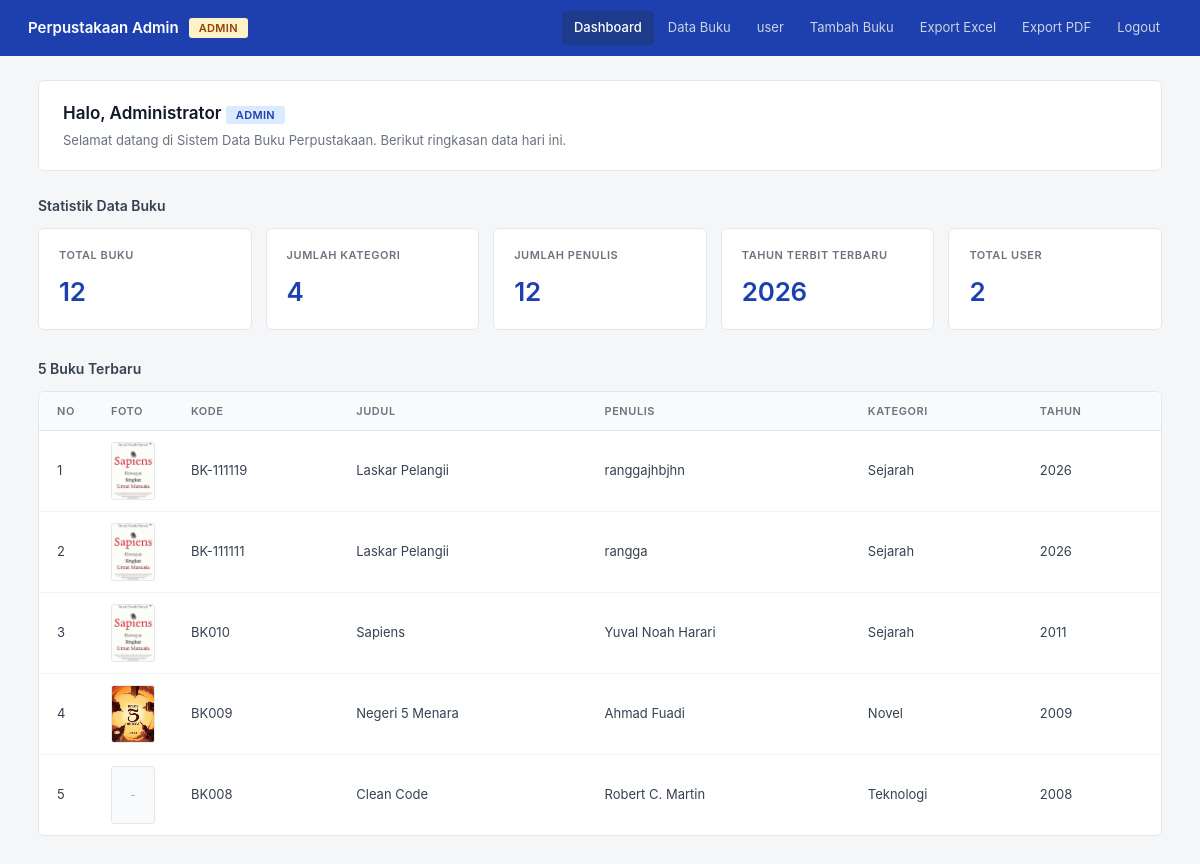
/pages/dashboard.php (signed in), run on the app's committed database.
### tables this page shows
CREATE TABLE `books` (
  `id` int(11) NOT NULL AUTO_INCREMENT,
  `kode_buku` varchar(20) NOT NULL,
  `judul` varchar(150) NOT NULL,
  `penulis` varchar(100) NOT NULL,
  `kategori` varchar(50) NOT NULL,
  `tahun_terbit` year(4) NOT NULL,
  `penerbit` varchar(100) NOT NULL,
  `foto` varchar(255) DEFAULT NULL,
  `created_at` timestamp NOT NULL DEFAULT current_timestamp(),
  PRIMARY KEY (`id`),
  UNIQUE KEY `kode_buku` (`kode_buku`)
);

### config/auth.php (called while the page is built, shortened)
<?php
function hasRole($role) {
    return isset($_SESSION['role']) && $_SESSION['role'] === $role;
}
?>

### pages/dashboard.php (the view, shortened to what this page needs)
<?php
include '../config/auth.php';
include '../config/koneksi.php';
$q1 = mysqli_query($conn, "SELECT COUNT(*) AS total FROM books");
$total_buku = mysqli_fetch_assoc($q1)['total'];
$q2 = mysqli_query($conn, "SELECT COUNT(DISTINCT kategori) AS total FROM books");
$total_kategori = mysqli_fetch_assoc($q2)['total'];
$q3 = mysqli_query($conn, "SELECT COUNT(DISTINCT penulis) AS total FROM books");
$total_penulis = mysqli_fetch_assoc($q3)['total'];
$q4 = mysqli_query($conn, "SELECT MAX(tahun_terbit) AS max_tahun FROM books");
$tahun_terbaru = mysqli_fetch_assoc($q4)['max_tahun'];
$total_user = 0;
if (hasRole('admin')) {
    $q5 = mysqli_query($conn, "SELECT COUNT(*) AS total FROM users");
    $total_user = mysqli_fetch_assoc($q5)['total'];
}
$q6 = mysqli_query($conn, "SELECT id, kode_buku, judul, penulis, kategori, tahun_terbit, foto
                         FROM books
                         ORDER BY id DESC
                         LIMIT 5");
$role_label = ($_SESSION['role'] === 'admin') ? 'Admin' : 'Petugas';
?>
<!DOCTYPE html>
<html lang="id">
<head>
</head>
<body>
<div class="navbar">
    <div class="brand">
        Perpustakaan Admin
        <span class="role-badge <?= $is_admin ? 'role-admin' : 'role-petugas' ?>">
            <?= $role_label ?>
        </span>
    </div>
    <div class="menu">
        <a href="dashboard.php" class="active">Dashboard</a>
        <a href="data_buku.php">Data Buku</a>
        <a href="users.php">user</a>
        <a href="tambah.php">Tambah Buku</a>
        <a href="../export/export_excel.php">Export Excel</a>
        <a href="../export/export_pdf.php">Export PDF</a>
        <a href="../auth/logout.php" onclick="return confirm('Yakin mau logout?')">Logout</a>
    </div>
</div>
    <div class="container">
        <div class="welcome">
            <h2>
                Halo, <?= htmlspecialchars($_SESSION['nama']) ?>
                <span class="role-badge <?= $_SESSION['role'] === 'admin' ? 'role-admin' : 'role-petugas' ?>">
                    <?= $role_label ?>
                </span>
            </h2>
            <p>Selamat datang di Sistem Data Buku Perpustakaan. Berikut ringkasan data hari ini.</p>
        </div>
        <div class="section-title">Statistik Data Buku</div>
        <div class="stats">
            <div class="card">
                <h3>Total Buku</h3>
                <div class="value"><?= number_format($total_buku, 0, ',', '.') ?></div>
            </div>
            <div class="card">
                <h3>Jumlah Kategori</h3>
                <div class="value"><?= number_format($total_kategori, 0, ',', '.') ?></div>
            </div>
            <div class="card">
                <h3>Jumlah Penulis</h3>
                <div class="value"><?= number_format($total_penulis, 0, ',', '.') ?></div>
            </div>
            <div class="card">
                <h3>Tahun Terbit Terbaru</h3>
                <div class="value"><?= $tahun_terbaru ?: '-' ?></div>
            </div>
            <?php if (hasRole('admin')): ?>
            <div class="card">
                <h3>Total User</h3>
                <div class="value"><?= number_format($total_user, 0, ',', '.') ?></div>
            </div>
            <?php endif; ?>
        </div>
        <div class="section-title">5 Buku Terbaru</div>
        <div class="table-box">
            <table>
                <thead>
                    <tr>
                        <th style="width: 50px;">No</th>
                        <th style="width: 60px;">Foto</th>
                        <th>Kode</th>
                        <th>Judul</th>
                        <th>Penulis</th>
                        <th>Kategori</th>
                        <th>Tahun</th>
                    </tr>
                </thead>
                <tbody>
                    <?php if (mysqli_num_rows($q6) > 0): ?>
                        <?php $no = 1; while ($buku = mysqli_fetch_assoc($q6)): ?>
                        <tr>
                            <td><?= $no++ ?></td>
                            <td>
                                <?php
                                $foto = trim((string) ($buku['foto'] ?? ''));
                                $foto_url = $foto !== '' ? '../uploads/buku/' . rawurlencode($foto) : '';
                                ?>
                                <?php if ($foto_url !== ''): ?>
                                    <img class="book-thumb"
                                         src="<?= htmlspecialchars($foto_url, ENT_QUOTES, 'UTF-8') ?>"
                                         alt="Sampul <?= htmlspecialchars((string) ($buku['judul'] ?? ''), ENT_QUOTES, 'UTF-8') ?>">
                                <?php else: ?>
                                    <span class="book-thumb book-thumb-empty">-</span>
                                <?php endif; ?>
                            </td>
                            <td><?= htmlspecialchars($buku['kode_buku']) ?></td>
                            <td><?= htmlspecialchars($buku['judul']) ?></td>
                            <td><?= htmlspecialchars($buku['penulis']) ?></td>
                            <td><?= htmlspecialchars($buku['kategori']) ?></td>
                            <td><?= $buku['tahun_terbit'] ?></td>
                        </tr>
                        <?php endwhile; ?>
                    <?php endif; ?>
                </tbody>
            </table>
        </div>
    </div>
</body>
</html>

### pages/dashboard.php (style rules this page uses)
* { box-sizing: border-box; margin: 0; padding: 0; }
body { font-family: -apple-system, BlinkMacSystemFont, 'Segoe UI', Roboto, Arial, sans-serif; background: #f5f6f8; color: #1f2937; font-size: 14px; line-height: 1.5; -webkit-font-smoothing: antialiased; }
.navbar { background: #1e40af; padding: 0 28px; display: flex; justify-content: space-between; align-items: center; height: 56px; }
.navbar .brand { color: #ffffff; font-weight: 600; font-size: 15px; display: flex; align-items: center; gap: 10px; }
.navbar .menu { display: flex; align-items: center; gap: 2px; }
.navbar .menu a { color: #cbd5e1; text-decoration: none; font-size: 13px; padding: 7px 12px; border-radius: 4px; transition: background 0.15s, color 0.15s; }
.navbar .menu a.active { background: #1e3a8a; color: #ffffff; font-weight: 500; }
.container { padding: 24px 28px; max-width: 1180px; margin: 0 auto; }
.welcome { background: #ffffff; border: 1px solid #e5e7eb; border-radius: 6px; padding: 20px 24px; margin-bottom: 24px; }
.welcome h2 { font-size: 17px; font-weight: 600; color: #111827; margin-bottom: 4px; }
.welcome p { font-size: 13px; color: #6b7280; }
.role-badge { padding: 2px 10px; border-radius: 3px; font-size: 11px; font-weight: 600; text-transform: uppercase; letter-spacing: 0.03em; }
.role-admin { background: #dbeafe; color: #1e40af; }
.role-petugas { background: #fef3c7; color: #92400e; }
.section-title { font-size: 14px; font-weight: 600; color: #374151; margin-bottom: 12px; }
.stats { display: grid; grid-template-columns: repeat(auto-fit, minmax(180px, 1fr)); gap: 14px; margin-bottom: 28px; }
.card { background: #ffffff; border: 1px solid #e5e7eb; border-radius: 6px; padding: 18px 20px; }
.card h3 { font-size: 11px; color: #6b7280; text-transform: uppercase; letter-spacing: 0.05em; font-weight: 600; margin-bottom: 8px; }
.card .value { font-size: 26px; font-weight: 600; color: #1e40af; letter-spacing: -0.01em; }
.table-box { background: #ffffff; border: 1px solid #e5e7eb; border-radius: 6px; overflow: hidden; margin-bottom: 28px; }
table { width: 100%; border-collapse: collapse; }
th, td { padding: 11px 18px; text-align: left; font-size: 13px; }
th { background: #f9fafb; color: #6b7280; font-size: 11px; text-transform: uppercase; letter-spacing: 0.05em; font-weight: 600; border-bottom: 1px solid #e5e7eb; }
td { border-bottom: 1px solid #f3f4f6; color: #374151; }
tbody tr:last-child td { border-bottom: none; }
.book-thumb { width: 44px; height: 58px; object-fit: cover; border-radius: 3px; border: 1px solid #e5e7eb; background: #f9fafb; display: block; }
.book-thumb-empty { display: inline-flex; align-items: center; justify-content: center; color: #9ca3af; font-size: 11px; }

### data on the page
books: foto (picture), kode_buku "BK-111119", judul "Laskar Pelangii", penulis "ranggajhbjhn", kategori "Sejarah", tahun_terbit "2026"
books: foto (picture), kode_buku "BK-111111", judul "Laskar Pelangii", penulis "rangga", kategori "Sejarah", tahun_terbit "2026"
books: foto (picture), kode_buku "BK010", judul "Sapiens", penulis "Yuval Noah Harari", kategori "Sejarah", tahun_terbit "2011"
books: foto (picture), kode_buku "BK009", judul "Negeri 5 Menara", penulis "Ahmad Fuadi", kategori "Novel", tahun_terbit "2009"
books: kode_buku "BK008", judul "Clean Code", penulis "Robert C. Martin", kategori "Teknologi", tahun_terbit "2008"

### other printed values
$role_label "ADMIN"
$_SESSION['nama'] "Administrator"
$total_buku "12"
$total_kategori "4"
$total_penulis "12"
$tahun_terbaru ?: '-' "2026"
$total_user "2"
